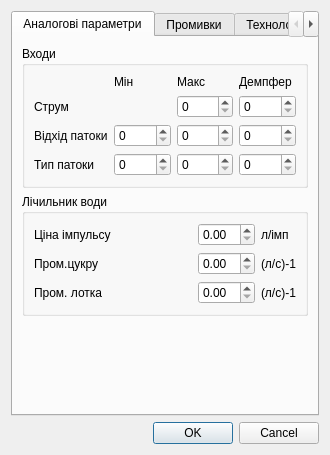
<?xml version="1.0" encoding="UTF-8"?>
<ui version="4.0">
 <class>CfParam</class>
 <widget class="QDialog" name="CfParam">
  <property name="geometry">
   <rect>
    <x>0</x>
    <y>0</y>
    <width>330</width>
    <height>448</height>
   </rect>
  </property>
  <property name="windowTitle">
   <string>Центрифуга №</string>
  </property>
  <layout class="QVBoxLayout" name="verticalLayout">
   <item>
    <widget class="QTabWidget" name="tabWidget">
     <property name="currentIndex">
      <number>0</number>
     </property>
     <widget class="QWidget" name="tab_1">
      <attribute name="title">
       <string>Аналогові параметри</string>
      </attribute>
      <layout class="QVBoxLayout" name="verticalLayout_2">
       <item>
        <widget class="QGroupBox" name="groupBox">
         <property name="title">
          <string>Входи</string>
         </property>
         <layout class="QGridLayout" name="gridLayout">
          <item row="2" column="0">
           <widget class="QLabel" name="label">
            <property name="text">
             <string>Відхід патоки</string>
            </property>
           </widget>
          </item>
          <item row="2" column="2">
           <widget class="QDoubleSpinBox" name="Fott_min">
            <property name="toolTip">
             <string>Задане мінімальне значення шкали каналу вимірювання інтенсивності відходу патоки</string>
            </property>
            <property name="decimals">
             <number>0</number>
            </property>
            <property name="maximum">
             <double>3000.000000000000000</double>
            </property>
           </widget>
          </item>
          <item row="2" column="3">
           <widget class="QDoubleSpinBox" name="Fott_max">
            <property name="toolTip">
             <string>Задане максимальне значення шкали каналу вимірювання інтенсивності відходу патоки</string>
            </property>
            <property name="decimals">
             <number>0</number>
            </property>
            <property name="maximum">
             <double>3000.000000000000000</double>
            </property>
           </widget>
          </item>
          <item row="2" column="4">
           <widget class="QSpinBox" name="Kf_fott">
            <property name="toolTip">
             <string>Демпфер каналу вимірювання інтенсивності відходу патоки</string>
            </property>
            <property name="maximum">
             <number>5</number>
            </property>
           </widget>
          </item>
          <item row="0" column="2">
           <widget class="QLabel" name="label_2">
            <property name="text">
             <string>Мін</string>
            </property>
           </widget>
          </item>
          <item row="0" column="3">
           <widget class="QLabel" name="label_3">
            <property name="text">
             <string>Макс</string>
            </property>
           </widget>
          </item>
          <item row="0" column="4">
           <widget class="QLabel" name="label_4">
            <property name="text">
             <string>Демпфер</string>
            </property>
           </widget>
          </item>
          <item row="1" column="0">
           <widget class="QLabel" name="label_5">
            <property name="text">
             <string>Струм</string>
            </property>
           </widget>
          </item>
          <item row="1" column="4">
           <widget class="QSpinBox" name="Kf_i_m">
            <property name="toolTip">
             <string>Демпфер каналу вимірювання струму</string>
            </property>
            <property name="maximum">
             <number>5</number>
            </property>
           </widget>
          </item>
          <item row="1" column="3">
           <widget class="QDoubleSpinBox" name="I_m_max">
            <property name="toolTip">
             <string>Верхня межа датчика струму</string>
            </property>
            <property name="decimals">
             <number>0</number>
            </property>
            <property name="maximum">
             <double>1000.000000000000000</double>
            </property>
           </widget>
          </item>
          <item row="3" column="0">
           <widget class="QLabel" name="label_31">
            <property name="text">
             <string>Тип патоки</string>
            </property>
           </widget>
          </item>
          <item row="3" column="2">
           <widget class="QDoubleSpinBox" name="Fsgr_min">
            <property name="toolTip">
             <string>Задане мінімальне значення шкали каналу вимірювання типу патоки</string>
            </property>
            <property name="decimals">
             <number>0</number>
            </property>
            <property name="maximum">
             <double>3000.000000000000000</double>
            </property>
           </widget>
          </item>
          <item row="3" column="3">
           <widget class="QDoubleSpinBox" name="Fsgr_max">
            <property name="toolTip">
             <string>Задане максимальне значення шкали каналу вимірювання типу патоки</string>
            </property>
            <property name="decimals">
             <number>0</number>
            </property>
            <property name="maximum">
             <double>3000.000000000000000</double>
            </property>
           </widget>
          </item>
          <item row="3" column="4">
           <widget class="QSpinBox" name="Kf_fsgr">
            <property name="toolTip">
             <string>Демпфер каналу вимірювання типу патоки</string>
            </property>
            <property name="maximum">
             <number>5</number>
            </property>
           </widget>
          </item>
         </layout>
        </widget>
       </item>
       <item>
        <widget class="QGroupBox" name="groupBox_2">
         <property name="title">
          <string>Лічильник води</string>
         </property>
         <layout class="QGridLayout" name="gridLayout_2">
          <item row="0" column="0">
           <widget class="QLabel" name="label_7">
            <property name="sizePolicy">
             <sizepolicy hsizetype="Expanding" vsizetype="Preferred">
              <horstretch>0</horstretch>
              <verstretch>0</verstretch>
             </sizepolicy>
            </property>
            <property name="text">
             <string>Ціна імпульсу</string>
            </property>
           </widget>
          </item>
          <item row="0" column="1">
           <widget class="QDoubleSpinBox" name="K_imp">
            <property name="toolTip">
             <string>Ціна імпульсу лічильника води (параметр лічильника)</string>
            </property>
            <property name="maximum">
             <double>5.000000000000000</double>
            </property>
            <property name="singleStep">
             <double>0.100000000000000</double>
            </property>
           </widget>
          </item>
          <item row="0" column="2">
           <widget class="QLabel" name="label_8">
            <property name="text">
             <string>л/імп</string>
            </property>
           </widget>
          </item>
          <item row="1" column="0">
           <widget class="QLabel" name="label_9">
            <property name="text">
             <string>Пром.цукру</string>
            </property>
           </widget>
          </item>
          <item row="1" column="1">
           <widget class="QDoubleSpinBox" name="Kf_pr">
            <property name="toolTip">
             <string>Коефіцієнт для разрахунку часу промивки цукру в залежності від об’єму води.</string>
            </property>
            <property name="maximum">
             <double>10.000000000000000</double>
            </property>
            <property name="singleStep">
             <double>0.100000000000000</double>
            </property>
           </widget>
          </item>
          <item row="2" column="0">
           <widget class="QLabel" name="label_10">
            <property name="text">
             <string>Пром. лотка</string>
            </property>
           </widget>
          </item>
          <item row="2" column="1">
           <widget class="QDoubleSpinBox" name="Kf_prl">
            <property name="toolTip">
             <string>Коефіцієнт для разрахунку часу промивки лотка в залежності від об’єму води.</string>
            </property>
            <property name="maximum">
             <double>10.000000000000000</double>
            </property>
            <property name="singleStep">
             <double>0.100000000000000</double>
            </property>
           </widget>
          </item>
          <item row="1" column="2">
           <widget class="QLabel" name="label_11">
            <property name="text">
             <string>(л/c)-1</string>
            </property>
           </widget>
          </item>
          <item row="2" column="2">
           <widget class="QLabel" name="label_12">
            <property name="text">
             <string>(л/c)-1</string>
            </property>
           </widget>
          </item>
         </layout>
        </widget>
       </item>
       <item>
        <spacer name="verticalSpacer_2">
         <property name="orientation">
          <enum>Qt::Vertical</enum>
         </property>
         <property name="sizeHint" stdset="0">
          <size>
           <width>20</width>
           <height>76</height>
          </size>
         </property>
        </spacer>
       </item>
      </layout>
     </widget>
     <widget class="QWidget" name="tab_2">
      <attribute name="title">
       <string>Промивки</string>
      </attribute>
      <layout class="QVBoxLayout" name="verticalLayout_3">
       <item>
        <widget class="QGroupBox" name="groupBox_3">
         <property name="title">
          <string>Завдання води</string>
         </property>
         <layout class="QGridLayout" name="gridLayout_3">
          <item row="0" column="0">
           <widget class="QLabel" name="label_13">
            <property name="sizePolicy">
             <sizepolicy hsizetype="Expanding" vsizetype="Preferred">
              <horstretch>0</horstretch>
              <verstretch>0</verstretch>
             </sizepolicy>
            </property>
            <property name="text">
             <string>Промивка сита</string>
            </property>
           </widget>
          </item>
          <item row="2" column="0">
           <widget class="QLabel" name="label_14">
            <property name="text">
             <string>Промивка лотка</string>
            </property>
           </widget>
          </item>
          <item row="3" column="0">
           <widget class="QLabel" name="label_15">
            <property name="text">
             <string>Макс. ручна доза</string>
            </property>
           </widget>
          </item>
          <item row="0" column="1">
           <widget class="QDoubleSpinBox" name="Q_reg_zd">
            <property name="toolTip">
             <string>Заданий об’єм води на промивку сита</string>
            </property>
            <property name="decimals">
             <number>0</number>
            </property>
            <property name="maximum">
             <double>50.000000000000000</double>
            </property>
           </widget>
          </item>
          <item row="2" column="1">
           <widget class="QDoubleSpinBox" name="Q_prl_zd">
            <property name="toolTip">
             <string>Заданий об’єм води на промивку лотка</string>
            </property>
            <property name="decimals">
             <number>0</number>
            </property>
            <property name="maximum">
             <double>50.000000000000000</double>
            </property>
           </widget>
          </item>
          <item row="3" column="1">
           <widget class="QDoubleSpinBox" name="Q_man_zd">
            <property name="toolTip">
             <string>Обмеження кількості води при ручній промивці за один прийом</string>
            </property>
            <property name="decimals">
             <number>0</number>
            </property>
            <property name="maximum">
             <double>50.000000000000000</double>
            </property>
           </widget>
          </item>
          <item row="0" column="2">
           <widget class="QLabel" name="label_22">
            <property name="sizePolicy">
             <sizepolicy hsizetype="Minimum" vsizetype="Preferred">
              <horstretch>0</horstretch>
              <verstretch>0</verstretch>
             </sizepolicy>
            </property>
            <property name="text">
             <string>л</string>
            </property>
           </widget>
          </item>
          <item row="2" column="2">
           <widget class="QLabel" name="label_23">
            <property name="sizePolicy">
             <sizepolicy hsizetype="Minimum" vsizetype="Preferred">
              <horstretch>0</horstretch>
              <verstretch>0</verstretch>
             </sizepolicy>
            </property>
            <property name="text">
             <string>л</string>
            </property>
           </widget>
          </item>
          <item row="3" column="2">
           <widget class="QLabel" name="label_24">
            <property name="sizePolicy">
             <sizepolicy hsizetype="Minimum" vsizetype="Preferred">
              <horstretch>0</horstretch>
              <verstretch>0</verstretch>
             </sizepolicy>
            </property>
            <property name="text">
             <string>л</string>
            </property>
           </widget>
          </item>
          <item row="1" column="0">
           <widget class="QLabel" name="label_29">
            <property name="text">
             <string>Час затримки промивки лотка</string>
            </property>
           </widget>
          </item>
          <item row="1" column="1">
           <widget class="QSpinBox" name="Tz_prl">
            <property name="toolTip">
             <string>Заданий час затримки промивки лотка з мометну закриття шибера</string>
            </property>
            <property name="maximum">
             <number>20</number>
            </property>
           </widget>
          </item>
          <item row="1" column="2">
           <widget class="QLabel" name="label_32">
            <property name="text">
             <string>с</string>
            </property>
           </widget>
          </item>
         </layout>
        </widget>
       </item>
       <item>
        <widget class="QGroupBox" name="groupBox_4">
         <property name="title">
          <string>Промивка цукру</string>
         </property>
         <layout class="QGridLayout" name="gridLayout_4">
          <item row="0" column="0">
           <widget class="QLabel" name="label_16">
            <property name="sizePolicy">
             <sizepolicy hsizetype="Expanding" vsizetype="Preferred">
              <horstretch>0</horstretch>
              <verstretch>0</verstretch>
             </sizepolicy>
            </property>
            <property name="text">
             <string>Кількість імпульсів</string>
            </property>
           </widget>
          </item>
          <item row="2" column="0">
           <widget class="QLabel" name="label_18">
            <property name="text">
             <string>% води без сиропу</string>
            </property>
           </widget>
          </item>
          <item row="3" column="0">
           <widget class="QLabel" name="label_19">
            <property name="text">
             <string>% води із сиропом</string>
            </property>
           </widget>
          </item>
          <item row="4" column="0">
           <widget class="QLabel" name="label_20">
            <property name="text">
             <string>Промивка сиропом</string>
            </property>
           </widget>
          </item>
          <item row="5" column="0">
           <widget class="QLabel" name="label_21">
            <property name="text">
             <string>Час пром. сиропом</string>
            </property>
           </widget>
          </item>
          <item row="0" column="1">
           <widget class="QComboBox" name="Imp">
            <property name="toolTip">
             <string>Задана кількість імпульсів пробілювання</string>
            </property>
            <item>
             <property name="text">
              <string>1</string>
             </property>
            </item>
            <item>
             <property name="text">
              <string>2</string>
             </property>
            </item>
            <item>
             <property name="text">
              <string>3</string>
             </property>
            </item>
           </widget>
          </item>
          <item row="1" column="1">
           <widget class="QSpinBox" name="T_p_zd">
            <property name="toolTip">
             <string>Заданий час паузи між імпульсами пробілювання</string>
            </property>
            <property name="maximum">
             <number>15</number>
            </property>
           </widget>
          </item>
          <item row="2" column="1">
           <widget class="QDoubleSpinBox" name="Kv_1">
            <property name="toolTip">
             <string>Коефіцієнт розрахунку кількості води для пробілювання цукру в залежності від маси завантаженого утфелю при вимкнутій промивці сиропом</string>
            </property>
            <property name="decimals">
             <number>2</number>
            </property>
            <property name="maximum">
             <double>50.000000000000000</double>
            </property>
            <property name="singleStep">
             <double>0.100000000000000</double>
            </property>
           </widget>
          </item>
          <item row="3" column="1">
           <widget class="QDoubleSpinBox" name="Kv_2">
            <property name="toolTip">
             <string>Коефіцієнт розрахунку кількості води для пробілювання цукру в залежності від маси завантаженого утфелю при ввімкнутій промивці сиропом</string>
            </property>
            <property name="decimals">
             <number>2</number>
            </property>
            <property name="maximum">
             <double>50.000000000000000</double>
            </property>
            <property name="singleStep">
             <double>0.100000000000000</double>
            </property>
           </widget>
          </item>
          <item row="4" column="1">
           <widget class="QCheckBox" name="Rej_sir">
            <property name="toolTip">
             <string>Вимикач промивки сиропом</string>
            </property>
            <property name="text">
             <string/>
            </property>
           </widget>
          </item>
          <item row="5" column="1">
           <widget class="QSpinBox" name="T_sir_zd">
            <property name="toolTip">
             <string>Заданий час промивки сиропом</string>
            </property>
            <property name="maximum">
             <number>15</number>
            </property>
           </widget>
          </item>
          <item row="1" column="2">
           <widget class="QLabel" name="label_25">
            <property name="text">
             <string>с</string>
            </property>
           </widget>
          </item>
          <item row="5" column="2">
           <widget class="QLabel" name="label_26">
            <property name="text">
             <string>с</string>
            </property>
           </widget>
          </item>
          <item row="1" column="0">
           <widget class="QLabel" name="label_17">
            <property name="text">
             <string>Час паузи між імп.</string>
            </property>
           </widget>
          </item>
         </layout>
        </widget>
       </item>
       <item>
        <spacer name="verticalSpacer">
         <property name="orientation">
          <enum>Qt::Vertical</enum>
         </property>
         <property name="sizeHint" stdset="0">
          <size>
           <width>20</width>
           <height>11</height>
          </size>
         </property>
        </spacer>
       </item>
      </layout>
     </widget>
     <widget class="QWidget" name="tab">
      <attribute name="title">
       <string>Технологія</string>
      </attribute>
      <layout class="QVBoxLayout" name="verticalLayout_4">
       <item>
        <widget class="QGroupBox" name="groupBox_5">
         <property name="title">
          <string>Сегрегатор</string>
         </property>
         <layout class="QGridLayout" name="gridLayout_5">
          <property name="margin">
           <number>2</number>
          </property>
          <property name="spacing">
           <number>1</number>
          </property>
          <item row="0" column="0">
           <widget class="QLabel" name="label_27">
            <property name="sizePolicy">
             <sizepolicy hsizetype="Expanding" vsizetype="Preferred">
              <horstretch>0</horstretch>
              <verstretch>0</verstretch>
             </sizepolicy>
            </property>
            <property name="text">
             <string>Затримка перемикання на ЗП</string>
            </property>
           </widget>
          </item>
          <item row="1" column="0">
           <widget class="QLabel" name="label_28">
            <property name="text">
             <string>Затримка перемикання на БП</string>
            </property>
           </widget>
          </item>
          <item row="0" column="1">
           <widget class="QSpinBox" name="Ts_z_zd">
            <property name="toolTip">
             <string>Заданий час затримки перемикання сегрегатора на зелену патоку з моменту відкриття шибера</string>
            </property>
            <property name="maximum">
             <number>20</number>
            </property>
           </widget>
          </item>
          <item row="1" column="1">
           <widget class="QSpinBox" name="Ts_b_zd">
            <property name="toolTip">
             <string>Заданий час затримки перемикання сегрегатора на білу патоку з моменту початку пробілювання</string>
            </property>
            <property name="minimum">
             <number>-20</number>
            </property>
            <property name="maximum">
             <number>20</number>
            </property>
           </widget>
          </item>
          <item row="0" column="2">
           <widget class="QLabel" name="label_40">
            <property name="text">
             <string>c</string>
            </property>
           </widget>
          </item>
          <item row="1" column="2">
           <widget class="QLabel" name="label_41">
            <property name="text">
             <string>c</string>
            </property>
           </widget>
          </item>
         </layout>
        </widget>
       </item>
       <item>
        <widget class="QGroupBox" name="groupBox_6">
         <property name="title">
          <string>Завантаження</string>
         </property>
         <layout class="QGridLayout" name="gridLayout_6">
          <property name="margin">
           <number>2</number>
          </property>
          <property name="spacing">
           <number>1</number>
          </property>
          <item row="0" column="0">
           <widget class="QLabel" name="label_30">
            <property name="text">
             <string>Час заванатження</string>
            </property>
           </widget>
          </item>
          <item row="0" column="1">
           <widget class="QSpinBox" name="T_zag_zd">
            <property name="toolTip">
             <string>Обмеження часу завантаження</string>
            </property>
            <property name="maximum">
             <number>25</number>
            </property>
           </widget>
          </item>
          <item row="0" column="2">
           <widget class="QLabel" name="label_42">
            <property name="text">
             <string>c</string>
            </property>
           </widget>
          </item>
         </layout>
        </widget>
       </item>
       <item>
        <widget class="QGroupBox" name="groupBox_7">
         <property name="title">
          <string>Фугування</string>
         </property>
         <layout class="QGridLayout" name="gridLayout_7">
          <property name="margin">
           <number>2</number>
          </property>
          <property name="spacing">
           <number>1</number>
          </property>
          <item row="0" column="0">
           <widget class="QLabel" name="label_33">
            <property name="text">
             <string>Закінчення фугування</string>
            </property>
           </widget>
          </item>
          <item row="1" column="0">
           <widget class="QLabel" name="label_34">
            <property name="text">
             <string>Час фугування</string>
            </property>
           </widget>
          </item>
          <item row="2" column="0">
           <widget class="QLabel" name="label_35">
            <property name="text">
             <string>Інтенсивність</string>
            </property>
           </widget>
          </item>
          <item row="0" column="1">
           <widget class="QComboBox" name="Rej_fug">
            <property name="toolTip">
             <string>Перемикач переходу до пробілювання</string>
            </property>
            <item>
             <property name="text">
              <string>По часу</string>
             </property>
            </item>
            <item>
             <property name="text">
              <string>По відходу</string>
             </property>
            </item>
           </widget>
          </item>
          <item row="1" column="1">
           <widget class="QSpinBox" name="T_fug_zd">
            <property name="toolTip">
             <string>Заданий час фугування</string>
            </property>
            <property name="maximum">
             <number>120</number>
            </property>
           </widget>
          </item>
          <item row="2" column="1">
           <widget class="QSpinBox" name="Fott_zd">
            <property name="toolTip">
             <string>Задане значення інтенсивності відходу патоки для переходу до промивки цукру</string>
            </property>
            <property name="maximum">
             <number>75</number>
            </property>
           </widget>
          </item>
          <item row="1" column="2">
           <widget class="QLabel" name="label_47">
            <property name="text">
             <string>c</string>
            </property>
           </widget>
          </item>
          <item row="2" column="2">
           <widget class="QLabel" name="label_51">
            <property name="text">
             <string>%</string>
            </property>
           </widget>
          </item>
         </layout>
        </widget>
       </item>
       <item>
        <spacer name="verticalSpacer_3">
         <property name="orientation">
          <enum>Qt::Vertical</enum>
         </property>
         <property name="sizeHint" stdset="0">
          <size>
           <width>20</width>
           <height>0</height>
          </size>
         </property>
        </spacer>
       </item>
      </layout>
     </widget>
     <widget class="QWidget" name="tab_3">
      <attribute name="title">
       <string>Різне</string>
      </attribute>
      <layout class="QVBoxLayout" name="verticalLayout_5">
       <item>
        <widget class="QGroupBox" name="groupBox_10">
         <property name="title">
          <string>Завантаження</string>
         </property>
         <layout class="QGridLayout" name="gridLayout_10">
          <item row="2" column="0">
           <widget class="QLabel" name="label_54">
            <property name="sizePolicy">
             <sizepolicy hsizetype="Expanding" vsizetype="Preferred">
              <horstretch>0</horstretch>
              <verstretch>0</verstretch>
             </sizepolicy>
            </property>
            <property name="text">
             <string>Максимальне завантаження</string>
            </property>
           </widget>
          </item>
          <item row="2" column="1">
           <widget class="QDoubleSpinBox" name="Max_gzag">
            <property name="toolTip">
             <string>Максимальне завантаження центрифуги(паспортні дані)</string>
            </property>
            <property name="decimals">
             <number>0</number>
            </property>
            <property name="minimum">
             <double>500.000000000000000</double>
            </property>
            <property name="maximum">
             <double>1500.000000000000000</double>
            </property>
            <property name="singleStep">
             <double>20.000000000000000</double>
            </property>
           </widget>
          </item>
          <item row="2" column="2">
           <widget class="QLabel" name="label_55">
            <property name="text">
             <string>кг</string>
            </property>
           </widget>
          </item>
          <item row="1" column="0">
           <widget class="QLabel" name="label_58">
            <property name="sizePolicy">
             <sizepolicy hsizetype="Expanding" vsizetype="Preferred">
              <horstretch>0</horstretch>
              <verstretch>0</verstretch>
             </sizepolicy>
            </property>
            <property name="text">
             <string>Час виходу з черги</string>
            </property>
           </widget>
          </item>
          <item row="1" column="2">
           <widget class="QLabel" name="label_52">
            <property name="text">
             <string>c</string>
            </property>
           </widget>
          </item>
          <item row="1" column="1">
           <widget class="QSpinBox" name="T_qout">
            <property name="toolTip">
             <string>Заданий час виходу з черги</string>
            </property>
            <property name="minimum">
             <number>10</number>
            </property>
            <property name="maximum">
             <number>120</number>
            </property>
            <property name="value">
             <number>10</number>
            </property>
           </widget>
          </item>
          <item row="0" column="0">
           <widget class="QCheckBox" name="rej_sync">
            <property name="toolTip">
             <string>Вимикач синхронізації завантаження центрифуг.</string>
            </property>
            <property name="text">
             <string>Синхронізація</string>
            </property>
           </widget>
          </item>
         </layout>
        </widget>
       </item>
       <item>
        <widget class="QGroupBox" name="groupBox_8">
         <property name="title">
          <string>Вивантаження</string>
         </property>
         <layout class="QGridLayout" name="gridLayout_8">
          <property name="leftMargin">
           <number>2</number>
          </property>
          <property name="topMargin">
           <number>2</number>
          </property>
          <property name="rightMargin">
           <number>2</number>
          </property>
          <property name="spacing">
           <number>1</number>
          </property>
          <item row="0" column="0">
           <widget class="QLabel" name="label_37">
            <property name="text">
             <string>Час простою ножа вверху</string>
            </property>
           </widget>
          </item>
          <item row="1" column="0">
           <widget class="QLabel" name="label_38">
            <property name="text">
             <string>Час простою ножа внизу</string>
            </property>
           </widget>
          </item>
          <item row="2" column="0">
           <widget class="QLabel" name="label_39">
            <property name="text">
             <string>Час затримки вивантаж.</string>
            </property>
           </widget>
          </item>
          <item row="1" column="1">
           <widget class="QSpinBox" name="Tn_n">
            <property name="toolTip">
             <string>Час простою ножа вивантажувача в нихній частині ротора</string>
            </property>
            <property name="minimum">
             <number>0</number>
            </property>
            <property name="maximum">
             <number>15</number>
            </property>
            <property name="value">
             <number>15</number>
            </property>
           </widget>
          </item>
          <item row="0" column="1">
           <widget class="QSpinBox" name="Tn_v">
            <property name="toolTip">
             <string>Час простою ножа вивантажувача в верхній частині ротора</string>
            </property>
            <property name="minimum">
             <number>0</number>
            </property>
            <property name="maximum">
             <number>10</number>
            </property>
            <property name="value">
             <number>10</number>
            </property>
           </widget>
          </item>
          <item row="2" column="1">
           <widget class="QSpinBox" name="T_vigr_zd">
            <property name="toolTip">
             <string>Час від моменту включення КМ1 до моменту відкриття конуса.</string>
            </property>
            <property name="minimum">
             <number>0</number>
            </property>
            <property name="maximum">
             <number>180</number>
            </property>
            <property name="value">
             <number>0</number>
            </property>
           </widget>
          </item>
          <item row="0" column="2">
           <widget class="QLabel" name="label_48">
            <property name="text">
             <string>c</string>
            </property>
           </widget>
          </item>
          <item row="1" column="2">
           <widget class="QLabel" name="label_49">
            <property name="text">
             <string>c</string>
            </property>
           </widget>
          </item>
          <item row="2" column="2">
           <widget class="QLabel" name="label_50">
            <property name="text">
             <string>c</string>
            </property>
           </widget>
          </item>
          <item row="3" column="0">
           <widget class="QLabel" name="label_56">
            <property name="text">
             <string>Час роботи двигуна ножа</string>
            </property>
           </widget>
          </item>
          <item row="3" column="1">
           <widget class="QSpinBox" name="T_motor">
            <property name="toolTip">
             <string>Максимальний час роботи двигуна приводу ножа (переміщення ножа вниз-вверх)</string>
            </property>
            <property name="minimum">
             <number>0</number>
            </property>
            <property name="maximum">
             <number>180</number>
            </property>
            <property name="value">
             <number>0</number>
            </property>
           </widget>
          </item>
          <item row="3" column="2">
           <widget class="QLabel" name="label_57">
            <property name="text">
             <string>c</string>
            </property>
           </widget>
          </item>
         </layout>
        </widget>
       </item>
       <item>
        <spacer name="verticalSpacer_4">
         <property name="orientation">
          <enum>Qt::Vertical</enum>
         </property>
         <property name="sizeHint" stdset="0">
          <size>
           <width>20</width>
           <height>65</height>
          </size>
         </property>
        </spacer>
       </item>
      </layout>
     </widget>
    </widget>
   </item>
   <item>
    <widget class="QDialogButtonBox" name="buttonBox">
     <property name="standardButtons">
      <set>QDialogButtonBox::Cancel|QDialogButtonBox::Ok</set>
     </property>
    </widget>
   </item>
  </layout>
 </widget>
 <resources/>
 <connections>
  <connection>
   <sender>buttonBox</sender>
   <signal>rejected()</signal>
   <receiver>CfParam</receiver>
   <slot>reject()</slot>
   <hints>
    <hint type="sourcelabel">
     <x>164</x>
     <y>415</y>
    </hint>
    <hint type="destinationlabel">
     <x>164</x>
     <y>215</y>
    </hint>
   </hints>
  </connection>
 </connections>
</ui>
